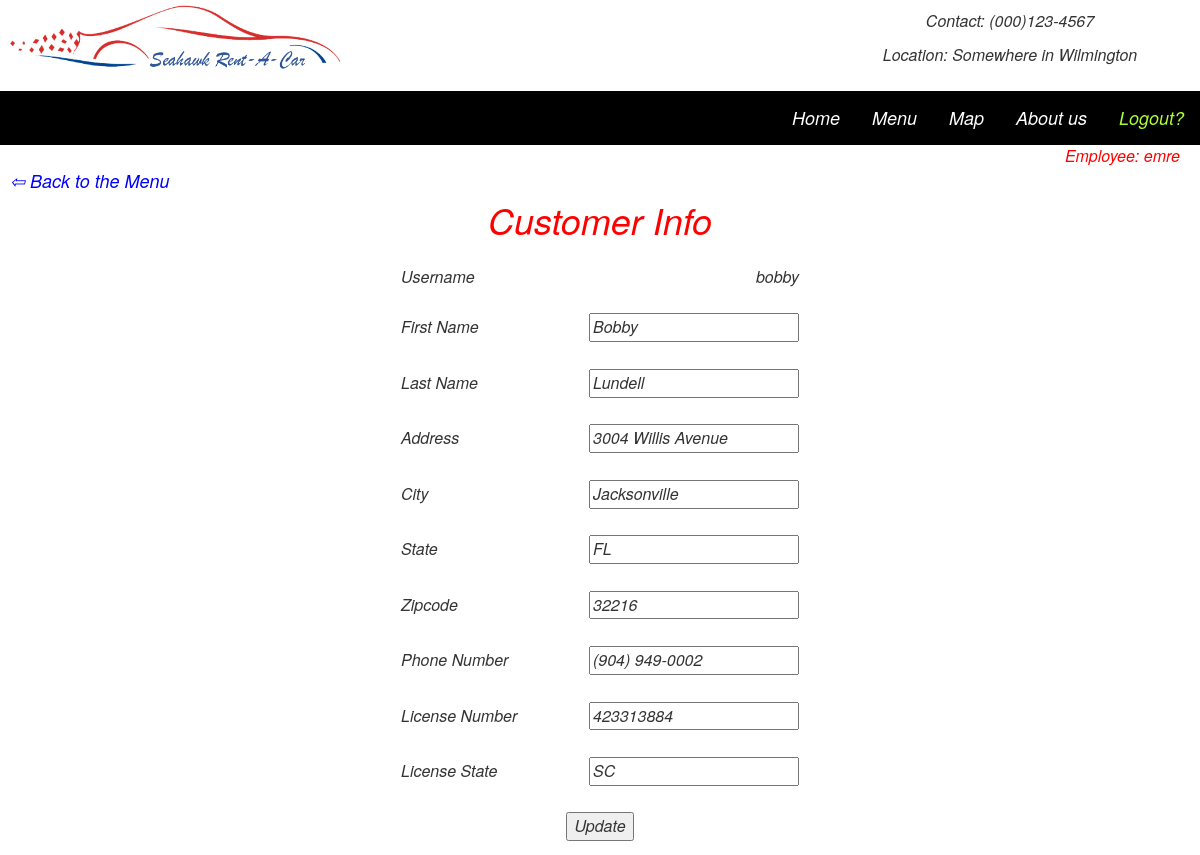
The app's page /PHP/customer.php?id=bobby (signed in) with its own data.
### tables this page shows
CREATE TABLE IF NOT EXISTS `customers` (
  `c_username` varchar(20) NOT NULL,
  `first` varchar(20) DEFAULT NULL,
  `last` varchar(20) DEFAULT NULL,
  `address` varchar(100) DEFAULT NULL,
  `city` varchar(20) DEFAULT NULL,
  `state` varchar(5) DEFAULT NULL,
  `zipcode` varchar(9) DEFAULT NULL,
  `phone` varchar(14) DEFAULT NULL,
  `license` varchar(20) DEFAULT NULL,
  `license_state` varchar(5) DEFAULT NULL,
  PRIMARY KEY (`c_username`),
  UNIQUE KEY `c_username` (`c_username`),
  UNIQUE KEY `license` (`license`)
);

### PHP/customer.php (the view, shortened to what this page needs)
<?php
	include('employeeAccessControl.php');
?>
<link rel="stylesheet" type="text/css" href="css/carlisting.css">
<?php
	$c_username = $_GET['id'];
?>
<div style="text-align:right; margin-right:20px; color: red">Employee: <?php echo $username?></div>
<div style="text-align:left; margin-left:10px"><a href="employeeMenu.php" style="color:blue; font-size:18px;margin-right:5px"> &#8678 Back to the Menu</a></div>
<p style="color:red;font-size:36px">Customer Info</p>
<form enctype="multipart/form-data" action="" method="post">
<table width="400" height="600" border="1" bordercolor="white" align="center">
	  <tbody>
		<tr>
		  <td align="left">Username</td>
		  <td align="right"><?php
	  $result=mysqli_query($db, "select c_username from customers where c_username = '$c_username'");
	  $row=mysqli_fetch_assoc($result);
	  echo trim($row['c_username']);?></td>
		</tr>
		<tr>
		  <td align="left">First Name</td>
		  <td align="right"><input type="text" name="first" required="required" value="<?php
	  $result=mysqli_query($db, "select first from customers where c_username = '$c_username'");
	  $row=mysqli_fetch_assoc($result);
	  echo trim($row['first']);
	?>"></td>
		</tr>
		<tr>
		  <td align="left">Last Name</td>
		  <td align="right"><input type="text" name="last" required="required" value="<?php
	  $result=mysqli_query($db, "select last from customers where c_username = '$c_username'");
	  $row=mysqli_fetch_assoc($result);
	  echo trim($row['last']);
	?>"></td>
		</tr>
		<tr>
		  <td align="left">Address</td>
		  <td align="right"><input type="text" name="address" required="required" value="<?php
	  $result=mysqli_query($db, "select address from customers where c_username = '$c_username'");
	  $row=mysqli_fetch_assoc($result);
	  echo trim($row['address']);
	?>"></td>
		</tr>
		<tr>
		  <td align="left">City</td>
		  <td align="right"><input type="text" name="city" required="required" value="<?php
	  $result=mysqli_query($db, "select city from customers where c_username = '$c_username'");
	  $row=mysqli_fetch_assoc($result);
	  echo trim($row['city']);
	?>"></td>
		</tr>
		<tr>
		  <td align="left">State</td>
		  <td align="right"><input type="text" name="state" required="required" maxlength="2" value="<?php
	  $result=mysqli_query($db, "select state from customers where c_username = '$c_username'");
	  $row=mysqli_fetch_assoc($result);
	  echo trim($row['state']);
	?>"></td>
		</tr>
		<tr>
		  <td align="left">Zipcode</td>
		  <td align="right"><input id="zipcode" type="text" name="zipcode" required="required" value="<?php
	  $result=mysqli_query($db, "select zipcode from customers where c_username = '$c_username'");
	  $row=mysqli_fetch_assoc($result);
	  echo trim($row['zipcode']);
	?>"></td>
		</tr>
		<tr>
		  <td align="left">Phone Number</td>
		  <td align="right"><input id="phone" type="text" name="phone" required="required" value="<?php
	  $result=mysqli_query($db, "select phone from customers where c_username = '$c_username'");
	  $row=mysqli_fetch_assoc($result);
	  echo trim($row['phone']);
	?>"></td>
		</tr>
		<tr>
		  <td align="left">License Number</td>
		  <td align="right"><input type="text" name="license" required="required" value="<?php
	  $result=mysqli_query($db, "select license from customers where c_username = '$c_username'");
	  $row=mysqli_fetch_assoc($result);
	  echo trim($row['license']);
	?>"></td>
		</tr>
		<tr>
		  <td align="left">License State</td>
		  <td align="right"><input type="text" name="license_state" required="required" maxlength="2" value="<?php
	  $result=mysqli_query($db, "select license_state from customers where c_username = '$c_username'");
	  $row=mysqli_fetch_assoc($result);
	  echo trim($row['license_state']);
	?>"></td>
		</tr>
		<tr>
		 <td  colspan="2" align="center"><input type="submit" name="update" value="Update"></td>
		</tr>
	  </tbody>
	</table>
</form>

### css/carlisting.css (style rules this page uses)
* { box-sizing: border-box; }

### records on screen
customers: c_username "bobby", first "Bobby", last "Lundell", address "3004 Willis Avenue", city "Jacksonville", state "FL", zipcode "32216", phone "(904) 949-0002", license "423313884", license_state "SC"

### other values on screen
$username "emre"
